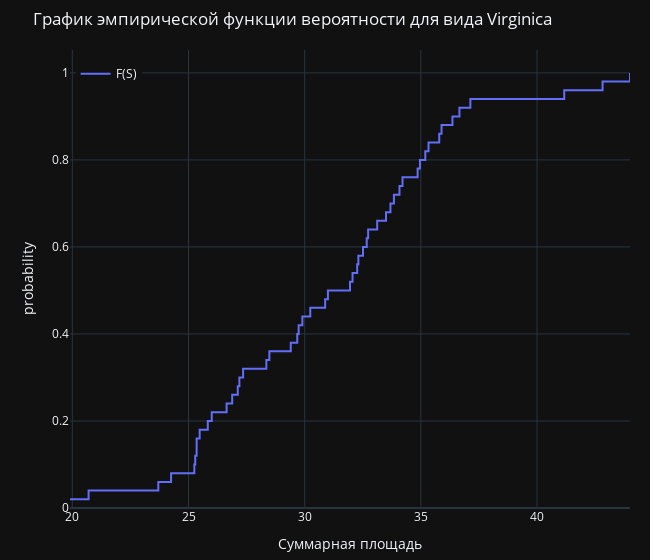

Notebook code for this chart:
### Markdown cell above
##### График эмпирической функции вероятности

### Code cell
fig = px.ecdf(virginica_data, x='Sum.Square',
              labels={
                  'Sum.Square': 'Суммарная площадь',
                  'probability': 'Вероятность'
              },
              title='График эмпирической функции вероятности для вида Virginica',
              template=theme,
              width=650)
fig.update_traces(name='F(S)', showlegend=True)
fig.update_layout(legend=dict(x=.01, y=.98), 
                  margin=dict(l=70, r=20, b=10, t=50))
fig.show()

### Figure 1 — Plotly figure (JSON) as saved in the notebook; plotly's stock layout.template omitted (floating-point values rounded to 4 significant figures)
{"data": [{"hovertemplate": "Суммарная площадь=%{x}<br>probability=%{y}<extra></extra>", "legendgroup": "", "line": {"dash": "solid", "shape": "hv"}, "marker": {"color": "#636efa", "symbol": "circle"}, "mode": "lines", "name": "F(S)", "orientation": "v", "showlegend": true, "type": "scatter", "x": [19.9, 20.7, 23.7, 24.25, 25.25, 25.29, 25.35, 25.35, 25.48, 25.83, 26, 26.64, 26.88, 27.12, 27.19, 27.35, 28.35, 28.48, 29.4, 29.68, 29.74, 29.9, 30.24, 30.88, 31, 31.95, 32.06, 32.26, 32.31, 32.51, 32.67, 32.73, 33.12, 33.5, 33.69, 33.84, 34.08, 34.21, 34.86, 34.96, 35.19, 35.33, 35.79, 35.89, 36.36, 36.66, 37.13, 41.17, 42.82, 44], "xaxis": "x", "y": [0.02, 0.04, 0.06, 0.08, 0.1, 0.12, 0.14, 0.16, 0.18, 0.2, 0.22, 0.24, 0.26, 0.28, 0.3, 0.32, 0.34, 0.36, 0.38, 0.4, 0.42, 0.44, 0.46, 0.48, 0.5, 0.52, 0.54, 0.56, 0.58, 0.6, 0.62, 0.64, 0.66, 0.68, 0.7, 0.72, 0.74, 0.76, 0.78, 0.8, 0.82, 0.84, 0.86, 0.88, 0.9, 0.92, 0.94, 0.96, 0.98, 1], "yaxis": "y"}], "layout": {"legend": {"tracegroupgap": 0, "x": 0.01, "y": 0.98}, "margin": {"b": 10, "l": 70, "r": 20, "t": 50}, "title": {"text": "График эмпирической функции вероятности для вида Virginica"}, "width": 650, "xaxis": {"anchor": "y", "domain": [0, 1], "title": {"text": "Суммарная площадь"}}, "yaxis": {"anchor": "x", "domain": [0, 1], "rangemode": "tozero", "title": {"text": "probability"}}}}
